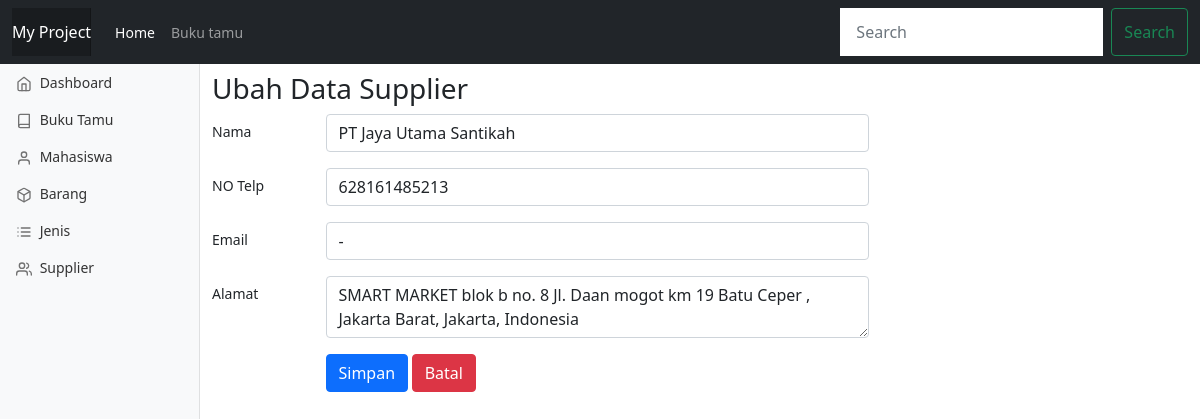
The app's page /index.php?p=edit_supplier&id=3 with its own data.
### tables this page shows
CREATE TABLE `supplier` (
  `id` int(11) NOT NULL,
  `nama_supplier` varchar(50) NOT NULL,
  `notelp` varchar(15) NOT NULL,
  `email` varchar(25) NOT NULL,
  `alamat` varchar(100) NOT NULL
);

### Class_koneksi.php (called while the page is built, shortened)
<?php
class Koneksi
{
	private $host = 'localhost';
    private $db = 'project';
    private $user = 'root';
    private $pass = '';
    protected $conn;
	function __construct()
	{
		if (!isset($this->conn)) {
        	$this->conn = new mysqli($this->host,$this->user,$this->pass,$this->db);
        }
        return $this->conn;
	}
}

### Class_crud.php (called while the page is built, shortened)
<?php
include 'class_koneksi.php';
class Crud extends Koneksi{
	public function readData($table,$idtable,$id_value)
	{
		$q 		= "SELECT * FROM $table";
		if ($idtable != null) {
			$q.=" WHERE $idtable='".$id_value."'";
		}
		$result = $this->conn->query($q);
		$rows 	= array();
		while($row=$result->fetch_assoc()){
			$rows[]=$row;
		}
		return $rows;
	}
}
 ?>

### supplier/edit.php (the view, shortened to what this page needs)
<?php
    include 'Class_crud.php';
    $crud   = new Crud();
    if(isset($_GET['id'])){
        $id_value   = $_GET['id'];
        $update     = $crud->readData('supplier','id',$id_value);
        foreach ($update as $rows) {
            $nama       = $rows['nama_supplier'];
            $telp      = $rows['notelp'];
            $email      = $rows['email'];
            $alamat   = $rows['alamat'];
        }
    }else{
        $nama = ''; $telp = ''; $email = ''; $alamat = '';
    }
?>
<div class="col-sm-9">
    <h3>Ubah Data Supplier</h3>
    <form method="post" action="">
        <div class="form-group row mb-3">
            <label for="nama" class="col-sm-2 col-form-label">Nama</label>
            <div class="col-sm-10">
                <input type="text" name="nama" class="form-control" id="nama" value="<?=$nama ?>" required>
            </div>
        </div>
        <div class="form-group row mb-3">
            <label for="telp" class="col-sm-2 col-form-label">NO Telp</label>
            <div class="col-sm-10">
                <input type="text" name="telp" class="form-control" id="telp" value="<?=$telp ?>">
            </div>
        </div>
        <div class="form-group row mb-3">
            <label for="email" class="col-sm-2 col-form-label">Email</label>
            <div class="col-sm-10">
                <input type="text" name="email" class="form-control" id="email" value="<?=$email ?>">
            </div>
        </div>
        <div class="form-group row mb-3">
            <label for="alamat" class="col-sm-2 col-form-label">Alamat</label>
            <div class="col-sm-10">
                <textarea class="form-control" name="alamat" cols="5"><?=$alamat ?></textarea>
            </div>
        </div>
        <div class="form-group row mb-3">
            <label class="col-sm-2 col-form-label"></label>
            <div class="col-sm-10">
                <button type="submit" class="btn btn-primary" name="submit">Simpan</button>
                <button type="reset" class="btn btn-danger" name="reset" onclick="history.back()">Batal</button>
            </div>
        </div>
    </form>
</div>

### css/dashboard.css (style rules this page uses)
body { font-size: .875rem; }

### index.php (style rules this page uses)
body { min-height: 75rem; padding-top: 4.5rem; }

### records on screen
supplier: nama "PT Jaya Utama Santikah", telp "628161485213", email "-", alamat "SMART MARKET blok b no. 8 Jl. Daan mogot km 19 Batu Ceper , Jakarta Barat, Jakarta, Indonesia"
